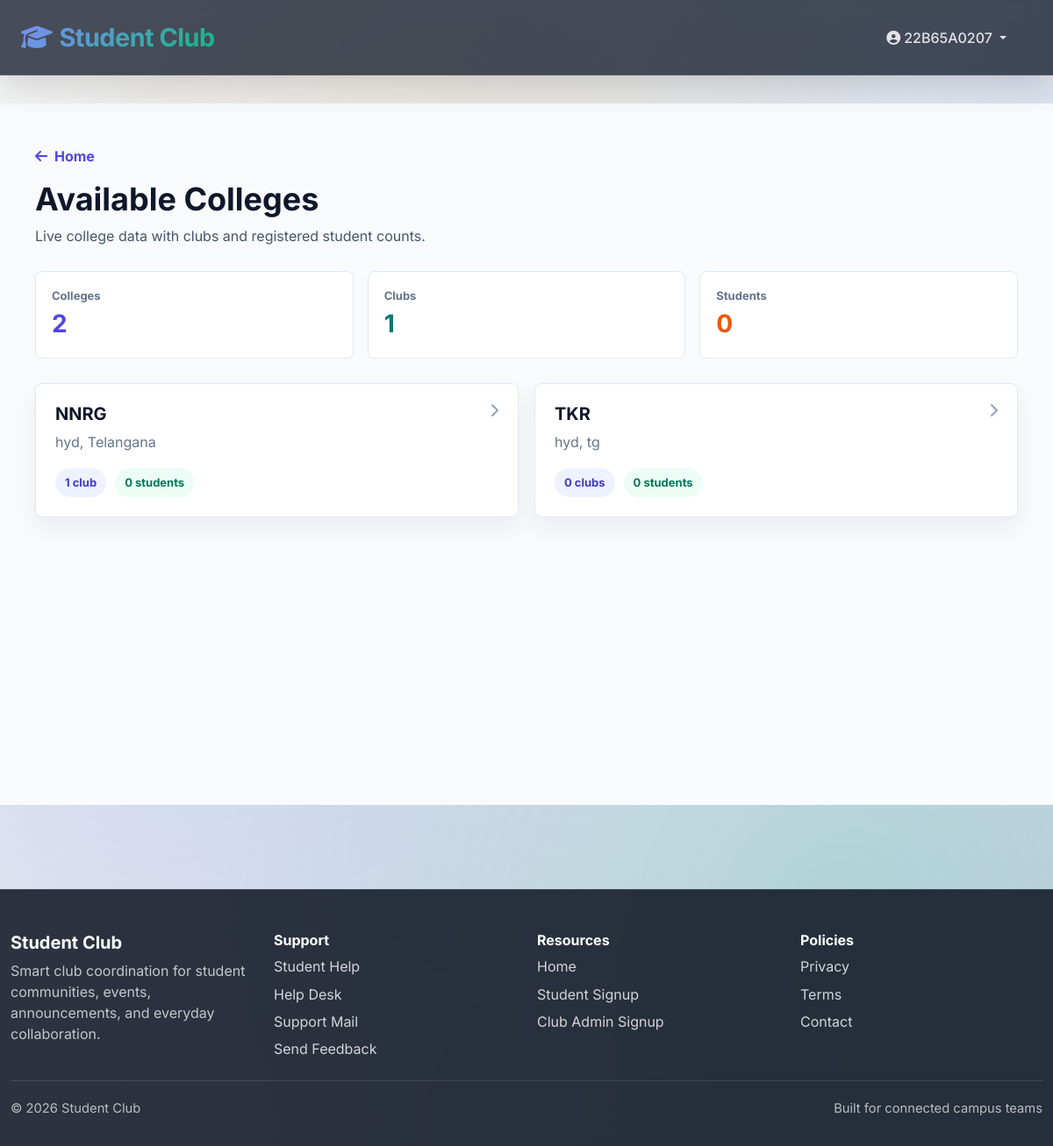
/colleges/ (signed in), run on the app's committed database.
### mainpage/models.py (models this page shows, shortened)
class College(models.Model):
    name = models.CharField(max_length=200, unique=True)
    email = models.EmailField(unique=True)
    admin_name = models.CharField(max_length=150)
    phone = models.CharField(max_length=15)
    address = models.TextField()
    city = models.CharField(max_length=100)
    state = models.CharField(max_length=100)
    pincode = models.CharField(max_length=10)
    registration_number = models.CharField(max_length=100, unique=True)
    is_verified = models.BooleanField(default=False)
    created_at = models.DateTimeField(auto_now_add=True)
    updated_at = models.DateTimeField(auto_now=True)
    class Meta:
        ordering = ['name']

### mainpage/views.py (the view)
# urls.py: path('colleges/', public_colleges, name='public_colleges'),
def public_colleges(request):
    colleges = College.objects.annotate(
        club_count=Count('clubs', distinct=True),
        student_count=Count('clubs__students', distinct=True),
    ).order_by('name')
    return render(request, 'mainpage/public_colleges.html', {
        'colleges': colleges,
        'stats': {
            'colleges_count': colleges.count(),
            'clubs_count': Club.objects.count(),
            'students_count': Student.objects.count(),
        },
    })

### mainpage/templates/mainpage/public_colleges.html (shortened to what this page needs)
{% extends 'mainpage/base.html' %}
{% block content %}
<section style="background: #f8fafc; min-height: 100vh; padding: 48px 20px;">
    <div style="max-width: 1120px; margin: 0 auto;">
        <div style="display: flex; justify-content: space-between; align-items: flex-start; gap: 20px; flex-wrap: wrap; margin-bottom: 28px;">
            <div>
                <a href="{% url 'home' %}" style="color: #4f46e5; font-weight: 700; text-decoration: none;">
                    <i class="fas fa-arrow-left me-2"></i>Home
                </a>
                <h1 style="font-size: 36px; color: #0f172a; margin: 16px 0 8px;">Available Colleges</h1>
                <p style="color: #475569; margin: 0;">Live college data with clubs and registered student counts.</p>
            </div>
        </div>
        <div style="display: grid; grid-template-columns: repeat(auto-fit, minmax(180px, 1fr)); gap: 16px; margin-bottom: 28px;">
            <div style="background: white; border: 1px solid #e2e8f0; border-radius: 8px; padding: 18px;">
                <span style="display: block; color: #64748b; font-size: 13px; font-weight: 700;">Colleges</span>
                <strong style="display: block; color: #4f46e5; font-size: 28px;">{{ stats.colleges_count }}</strong>
            </div>
            <div style="background: white; border: 1px solid #e2e8f0; border-radius: 8px; padding: 18px;">
                <span style="display: block; color: #64748b; font-size: 13px; font-weight: 700;">Clubs</span>
                <strong style="display: block; color: #0f766e; font-size: 28px;">{{ stats.clubs_count }}</strong>
            </div>
            <div style="background: white; border: 1px solid #e2e8f0; border-radius: 8px; padding: 18px;">
                <span style="display: block; color: #64748b; font-size: 13px; font-weight: 700;">Students</span>
                <strong style="display: block; color: #ea580c; font-size: 28px;">{{ stats.students_count }}</strong>
            </div>
        </div>
        {% if colleges %}
            <div style="display: grid; grid-template-columns: repeat(auto-fit, minmax(260px, 1fr)); gap: 18px;">
                {% for college in colleges %}
                    <a href="{% url 'public_college_detail' college.id %}" style="display: block; background: white; border: 1px solid #e2e8f0; border-radius: 8px; padding: 22px; text-decoration: none; color: inherit; box-shadow: 0 12px 28px rgba(15, 23, 42, 0.06);">
                        <div style="display: flex; align-items: flex-start; justify-content: space-between; gap: 12px;">
                            <div>
                                <h2 style="font-size: 20px; color: #0f172a; margin: 0 0 8px;">{{ college.name }}</h2>
                                <p style="color: #64748b; margin: 0;">{{ college.city }}, {{ college.state }}</p>
                            </div>
                            <i class="fas fa-chevron-right" style="color: #94a3b8;"></i>
                        </div>
                        <div style="display: flex; gap: 10px; flex-wrap: wrap; margin-top: 18px;">
                            <span style="background: #eef2ff; color: #4338ca; border-radius: 999px; padding: 7px 11px; font-size: 13px; font-weight: 700;">{{ college.club_count }} club{{ college.club_count|pluralize }}</span>
                            <span style="background: #ecfdf5; color: #047857; border-radius: 999px; padding: 7px 11px; font-size: 13px; font-weight: 700;">{{ college.student_count }} student{{ college.student_count|pluralize }}</span>
                        </div>
                    </a>
                {% endfor %}
            </div>
        {% else %}
            <div style="background: white; border: 1px solid #e2e8f0; border-radius: 8px; padding: 32px; text-align: center;">
                <h2 style="color: #0f172a; margin: 0 0 8px;">No colleges registered yet</h2>
                <p style="color: #64748b; margin: 0;">Registered colleges will appear here automatically.</p>
            </div>
        {% endif %}
    </div>
</section>
{% endblock %}

### mainpage/templates/mainpage/base.html (shortened to what this page needs)
{% load static %}
<!DOCTYPE html>
<html lang="en">
<head>
    <link href="https://cdn.jsdelivr.net/npm/bootstrap@5.3.0/dist/css/bootstrap.min.css" rel="stylesheet">
    <link rel="stylesheet" href="https://cdnjs.cloudflare.com/ajax/libs/font-awesome/6.5.1/css/all.min.css">
    <link rel="stylesheet" href="{% static 'css/style.css' %}">
</head>
<body class="{% block body_class %}{% endblock %}" data-user-role="{% if user.is_authenticated and user.student_profile %}student{% elif user.is_authenticated and user.managed_club %}club-admin{% elif user.is_authenticated and user.college_admin %}college-admin{% else %}guest{% endif %}">
    <div class="site-shell">
        {% if user.is_authenticated %}
        <nav class="navbar navbar-expand-lg navbar-dark sticky-top app-navbar">
            <div class="container-fluid px-4">
                <a class="navbar-brand fw-bold" href="{% if user.student_profile %}{% url 'student_home' %}{% elif user.managed_club %}{% url 'club_dashboard' %}{% else %}{% url 'home' %}{% endif %}">
                    <i class="fas fa-graduation-cap me-2"></i>Student Club
                </a>
                <div class="collapse navbar-collapse" id="navbarNav">
                    <ul class="navbar-nav ms-auto align-items-lg-center">
                        <li class="nav-item dropdown">
                            <a class="nav-link dropdown-toggle" href="#" id="userDropdown" role="button" data-bs-toggle="dropdown">
                                <i class="fas fa-user-circle me-1"></i>{{ user.username }}
                            </a>
                        </li>
                    </ul>
                </div>
            </div>
        </nav>
        {% endif %}
        <main class="site-main">
            {% block content %}{% endblock %}
        </main>
        <footer class="site-footer">
            <div class="container">
                <div class="footer-grid">
                    <div>
                        <h5>Student Club</h5>
                        <p>Smart club coordination for student communities, events, announcements, and everyday collaboration.</p>
                    </div>
                    <div>
                        <h6>Support</h6>
                        <a href="mailto:studenthelp@gmail.com">Student Help</a>
                        <a href="mailto:help@studentclub.local">Help Desk</a>
                        <a href="mailto:support@studentclub.local">Support Mail</a>
                        <a href="mailto:feedback@studentclub.local">Send Feedback</a>
                    </div>
                    <div>
                        <h6>Resources</h6>
                        <a href="{% url 'home' %}">Home</a>
                        {% if user.is_authenticated %}
                            <a href="{% url 'student_signup' %}">Student Signup</a>
                            <a href="{% url 'admin_signup' %}">Club Admin Signup</a>
                        {% endif %}
                    </div>
                    <div>
                        <h6>Policies</h6>
                        <a href="#">Privacy</a>
                        <a href="#">Terms</a>
                        <a href="#">Contact</a>
                    </div>
                </div>
                <div class="footer-bottom">
                    <span>&copy; 2026 Student Club</span>
                    <span>Built for connected campus teams</span>
                </div>
            </div>
        </footer>
    </div>
</body>
</html>

### mainpage/static/css/style.css (style rules this page uses)
:root { --primary: #6366f1; --primary-dark: #4f46e5; --primary-light: #818cf8; --secondary: #10b981; --accent: #f59e0b; --danger: #ef4444; --dark: #1f2937; --light: #f9fafb; --gray-100: #f3f4f6; --gray-200: #e5e7eb; --gray-300: #d1d5db; --gray-400: #9ca3af; --gray-500: #6b7280; --text-primary: #0f172a; --text-secondary: #334155; }
* { margin: 0; padding: 0; box-sizing: border-box; }
html { scroll-behavior: smooth; }
body { font-family: 'Segoe UI', 'Roboto', 'Poppins', sans-serif; color: var(--text-primary); background: linear-gradient(135deg, #f5f7fa 0%, #c3cfe2 100%); min-height: 100vh; position: relative; overflow-x: hidden; }
body::before { content: ''; position: fixed; top: 0; left: 0; right: 0; bottom: 0; background: radial-gradient(circle at 20% 50%, rgba(99, 102, 241, 0.1) 0%, transparent 50%), radial-gradient(circle at 80% 80%, rgba(16, 185, 129, 0.1) 0%, transparent 50%); pointer-events: none; z-index: -1; }
.navbar { background: linear-gradient(135deg, rgba(31, 41, 55, 0.95) 0%, rgba(99, 102, 241, 0.95) 100%); backdrop-filter: blur(10px); border-bottom: 1px solid rgba(255, 255, 255, 0.1); box-shadow: 0 10px 40px rgba(0, 0, 0, 0.15); padding: 1rem 0; animation: slideInDown 0.6s ease-out; }
.navbar-brand { font-size: 1.8rem; font-weight: 800; background: linear-gradient(135deg, #818cf8 0%, #10b981 100%); -webkit-background-clip: text; -webkit-text-fill-color: transparent; background-clip: text; letter-spacing: -0.5px; transition: all 0.3s ease; }
.navbar .nav-link { color: rgba(255, 255, 255, 0.85) !important; margin: 0 0.8rem; position: relative; font-weight: 500; transition: all 0.3s ease; padding: 0.5rem 1rem !important; border-radius: 8px; }
.navbar .nav-link::before { content: ''; position: absolute; bottom: 0; left: 50%; width: 0; height: 3px; background: linear-gradient(90deg, #10b981, #f59e0b); border-radius: 3px; transform: translateX(-50%); transition: width 0.3s ease; }
main { padding: 2rem 0; animation: fadeInUp 0.8s ease-out; }
.container { max-width: 1200px; }
h1, h2, h3, h4, h5, h6 { font-weight: 700; color: var(--text-primary); }
h1 { font-size: 2.8rem; line-height: 1.2; margin-bottom: 1.5rem; }
h2 { font-size: 2rem; margin-bottom: 1.2rem; }
footer { background: linear-gradient(135deg, var(--dark) 0%, var(--primary) 100%); color: white; margin-top: 5rem; padding: 3rem 0; border-top: 1px solid rgba(255, 255, 255, 0.1); animation: slideInUp 0.6s ease-out; }
footer p { margin: 0.5rem 0; }
footer a { color: var(--primary-light); text-decoration: none; transition: all 0.3s ease; }
.site-shell { position: relative; min-height: 100vh; }
.site-main { position: relative; z-index: 1; }
body { font-family: 'Inter', 'Segoe UI', 'Roboto', sans-serif; background: linear-gradient(135deg, #f5f7fa 0%, #c3cfe2 100%), url('https://images.unsplash.com/photo-1557821552-17105176677c?auto=format&fit=crop&w=2000&q=80') center/cover fixed; background-attachment: fixed; position: relative; }
body::before { content: ''; position: fixed; top: 0; left: 0; right: 0; bottom: 0; background: radial-gradient(circle at 20% 50%, rgba(99, 102, 241, 0.15) 0%, transparent 50%), radial-gradient(circle at 80% 80%, rgba(16, 185, 129, 0.15) 0%, transparent 50%), radial-gradient(circle at 40% 20%, rgba(245, 158, 11, 0.1) 0%, transparent 50%); pointer-events: none; z-index: -1; }
.app-navbar { background: rgba(10, 18, 34, 0.74); }
.site-footer { margin-top: 4rem; padding: 3rem 0 2rem; background: rgba(6, 12, 24, 0.82); backdrop-filter: blur(16px); border-top: 1px solid rgba(255, 255, 255, 0.12); }
.footer-grid { display: grid; grid-template-columns: repeat(auto-fit, minmax(180px, 1fr)); gap: 1.5rem; margin-bottom: 1.5rem; }
.site-footer h5, .site-footer h6, .site-footer p, .site-footer a, .footer-bottom { color: #fff; }
.site-footer p { color: rgba(255, 255, 255, 0.72); margin: 0; }
.site-footer a { display: block; margin-top: 0.45rem; color: rgba(255, 255, 255, 0.8); text-decoration: none; }
.footer-bottom { display: flex; justify-content: space-between; gap: 1rem; padding-top: 1.25rem; border-top: 1px solid rgba(255, 255, 255, 0.12); color: rgba(255, 255, 255, 0.68); font-size: 0.92rem; }

### data on the page
College: name "NNRG", city "hyd", state "Telangana", club_count "1", student_count "0"
College: name "TKR", city "hyd", state "tg", club_count "0", student_count "0"

### other printed values
{{ user.username }} "22B65A0207"
{{ stats.colleges_count }} "2"
{{ stats.clubs_count }} "1"
{{ stats.students_count }} "0"
